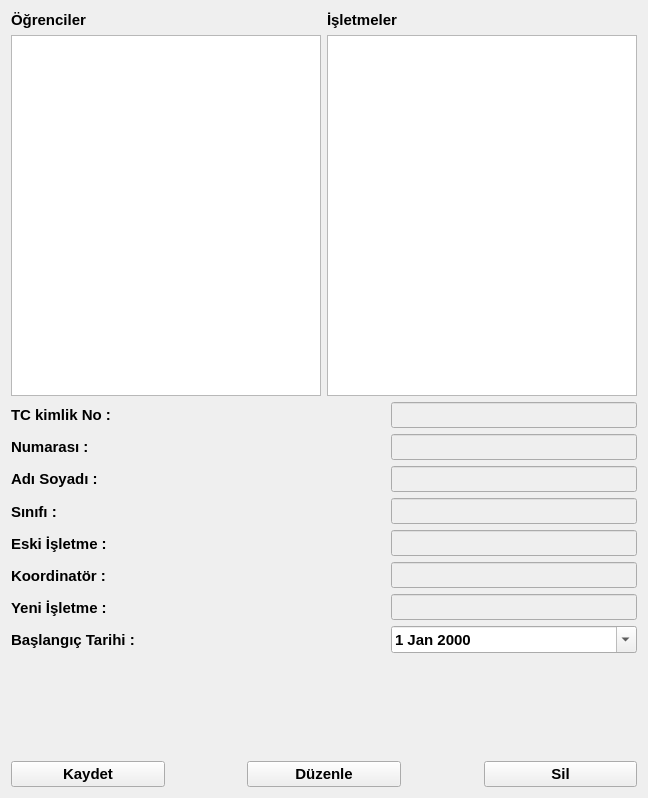
<?xml version="1.0" encoding="UTF-8"?>
<ui version="4.0">
 <class>Form</class>
 <widget class="QWidget" name="Form">
  <property name="geometry">
   <rect>
    <x>0</x>
    <y>0</y>
    <width>648</width>
    <height>798</height>
   </rect>
  </property>
  <property name="font">
   <font>
    <pointsize>11</pointsize>
    <weight>75</weight>
    <bold>true</bold>
   </font>
  </property>
  <property name="windowTitle">
   <string>Form</string>
  </property>
  <layout class="QGridLayout" name="gridLayout">
   <item row="0" column="0">
    <layout class="QVBoxLayout" name="verticalLayout_6">
     <item>
      <layout class="QHBoxLayout" name="horizontalLayout_3">
       <item>
        <layout class="QVBoxLayout" name="verticalLayout">
         <item>
          <widget class="QLabel" name="label_7">
           <property name="text">
            <string>Öğrenciler</string>
           </property>
          </widget>
         </item>
         <item>
          <widget class="QListWidget" name="lw_students"/>
         </item>
        </layout>
       </item>
       <item>
        <layout class="QVBoxLayout" name="verticalLayout_2">
         <item>
          <widget class="QLabel" name="label_9">
           <property name="text">
            <string>İşletmeler</string>
           </property>
          </widget>
         </item>
         <item>
          <widget class="QListWidget" name="lw_workplaces"/>
         </item>
        </layout>
       </item>
      </layout>
     </item>
     <item>
      <layout class="QVBoxLayout" name="verticalLayout_5" stretch="5,10,5">
       <item>
        <layout class="QHBoxLayout" name="horizontalLayout">
         <item>
          <layout class="QVBoxLayout" name="verticalLayout_3">
           <item>
            <widget class="QLabel" name="label_6">
             <property name="text">
              <string>TC kimlik No : </string>
             </property>
            </widget>
           </item>
           <item>
            <widget class="QLabel" name="label_5">
             <property name="text">
              <string>Numarası : </string>
             </property>
            </widget>
           </item>
           <item>
            <widget class="QLabel" name="label_3">
             <property name="text">
              <string>Adı Soyadı : </string>
             </property>
            </widget>
           </item>
           <item>
            <widget class="QLabel" name="label_4">
             <property name="text">
              <string>Sınıfı : </string>
             </property>
            </widget>
           </item>
           <item>
            <widget class="QLabel" name="label">
             <property name="text">
              <string>Eski İşletme : </string>
             </property>
            </widget>
           </item>
           <item>
            <widget class="QLabel" name="label_10">
             <property name="text">
              <string>Koordinatör : </string>
             </property>
            </widget>
           </item>
           <item>
            <widget class="QLabel" name="label_2">
             <property name="text">
              <string>Yeni İşletme : </string>
             </property>
            </widget>
           </item>
           <item>
            <widget class="QLabel" name="label_8">
             <property name="text">
              <string>Başlangıç Tarihi : </string>
             </property>
            </widget>
           </item>
          </layout>
         </item>
         <item>
          <spacer name="horizontalSpacer">
           <property name="orientation">
            <enum>Qt::Horizontal</enum>
           </property>
           <property name="sizeHint" stdset="0">
            <size>
             <width>40</width>
             <height>20</height>
            </size>
           </property>
          </spacer>
         </item>
         <item>
          <layout class="QVBoxLayout" name="verticalLayout_4">
           <item>
            <widget class="QLineEdit" name="le_id_number">
             <property name="enabled">
              <bool>false</bool>
             </property>
            </widget>
           </item>
           <item>
            <widget class="QLineEdit" name="le_number">
             <property name="enabled">
              <bool>false</bool>
             </property>
            </widget>
           </item>
           <item>
            <widget class="QLineEdit" name="le_name">
             <property name="enabled">
              <bool>false</bool>
             </property>
            </widget>
           </item>
           <item>
            <widget class="QLineEdit" name="le_class">
             <property name="enabled">
              <bool>false</bool>
             </property>
            </widget>
           </item>
           <item>
            <widget class="QLineEdit" name="le_old_workplace">
             <property name="enabled">
              <bool>false</bool>
             </property>
            </widget>
           </item>
           <item>
            <widget class="QLineEdit" name="le_coordinator">
             <property name="enabled">
              <bool>false</bool>
             </property>
            </widget>
           </item>
           <item>
            <widget class="QLineEdit" name="le_new_workplace">
             <property name="enabled">
              <bool>false</bool>
             </property>
            </widget>
           </item>
           <item>
            <widget class="QDateEdit" name="date_starting">
             <property name="calendarPopup">
              <bool>true</bool>
             </property>
            </widget>
           </item>
          </layout>
         </item>
        </layout>
       </item>
       <item>
        <spacer name="verticalSpacer">
         <property name="orientation">
          <enum>Qt::Vertical</enum>
         </property>
         <property name="sizeHint" stdset="0">
          <size>
           <width>20</width>
           <height>40</height>
          </size>
         </property>
        </spacer>
       </item>
       <item>
        <layout class="QHBoxLayout" name="horizontalLayout_2" stretch="10,5,10,5,10">
         <item>
          <widget class="QPushButton" name="btn_save">
           <property name="text">
            <string>Kaydet</string>
           </property>
          </widget>
         </item>
         <item>
          <spacer name="horizontalSpacer_2">
           <property name="orientation">
            <enum>Qt::Horizontal</enum>
           </property>
           <property name="sizeHint" stdset="0">
            <size>
             <width>40</width>
             <height>20</height>
            </size>
           </property>
          </spacer>
         </item>
         <item>
          <widget class="QPushButton" name="btn_edit">
           <property name="text">
            <string>Düzenle</string>
           </property>
          </widget>
         </item>
         <item>
          <spacer name="horizontalSpacer_3">
           <property name="orientation">
            <enum>Qt::Horizontal</enum>
           </property>
           <property name="sizeHint" stdset="0">
            <size>
             <width>40</width>
             <height>20</height>
            </size>
           </property>
          </spacer>
         </item>
         <item>
          <widget class="QPushButton" name="btn_delete">
           <property name="text">
            <string>Sil</string>
           </property>
          </widget>
         </item>
        </layout>
       </item>
      </layout>
     </item>
    </layout>
   </item>
  </layout>
 </widget>
 <resources/>
 <connections/>
</ui>
